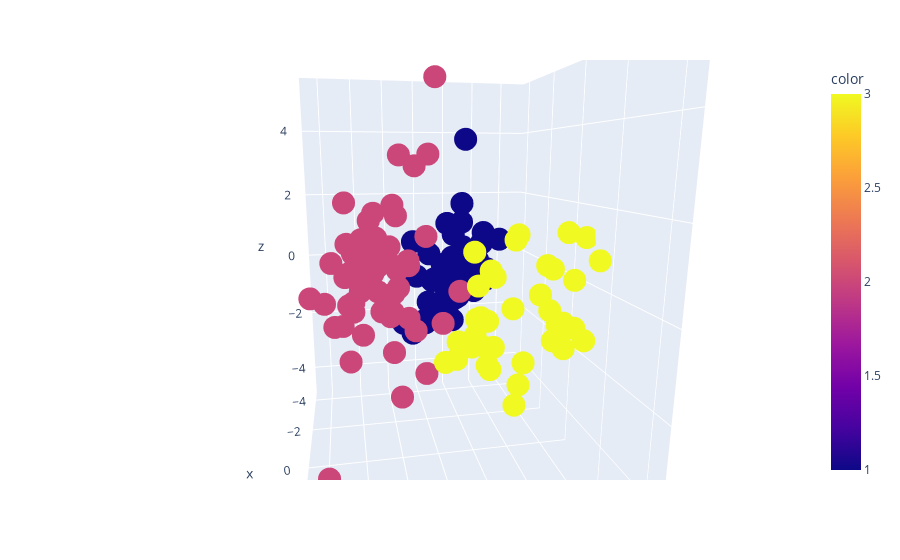

Write notebook code for a chart like this one.
### Code cell
import plotly.express as px
fig = px.scatter_3d(x=df_pca_train["first_component"], y=df_pca_train["second_component"], 
                    z=df_pca_train["third_component"], color=y_train) # renklendirmeyi class.seg.değerleri üzerinden yaptık.
fig.show()

### Figure 1 — Plotly figure (JSON) as saved in the notebook; plotly's stock layout.template omitted (floating-point values rounded to 4 significant figures; data arrays with more than 128 entries replaced by an {"elided": "..."} marker saying what was removed)
{"data": [{"hovertemplate": "x=%{x}<br>y=%{y}<br>z=%{z}<br>color=%{marker.color}<extra></extra>", "legendgroup": "", "marker": {"color": {"elided": "142 int values"}, "coloraxis": "coloraxis", "symbol": "circle"}, "mode": "markers", "name": "", "scene": "scene", "showlegend": false, "type": "scatter3d", "x": {"elided": "142 float values"}, "y": {"elided": "142 float values"}, "z": {"elided": "142 float values"}}], "layout": {"autosize": true, "coloraxis": {"colorbar": {"title": {"text": "color"}}, "colorscale": [[0, "#0d0887"], [0.1111, "#46039f"], [0.2222, "#7201a8"], [0.3333, "#9c179e"], [0.4444, "#bd3786"], [0.5556, "#d8576b"], [0.6667, "#ed7953"], [0.7778, "#fb9f3a"], [0.8889, "#fdca26"], [1, "#f0f921"]]}, "legend": {"tracegroupgap": 0}, "margin": {"t": 60}, "scene": {"aspectmode": "auto", "aspectratio": {"x": 1.027, "y": 0.8222, "z": 1.184}, "camera": {"center": {"x": 0, "y": 0, "z": 0}, "eye": {"x": 1.414, "y": -0.2761, "z": 0.3136}, "projection": {"type": "perspective"}, "up": {"x": 0, "y": 0, "z": 1}}, "domain": {"x": [0, 1], "y": [0, 1]}, "xaxis": {"title": {"text": "x"}, "type": "linear"}, "yaxis": {"title": {"text": "y"}, "type": "linear"}, "zaxis": {"title": {"text": "z"}, "type": "linear"}}}}
